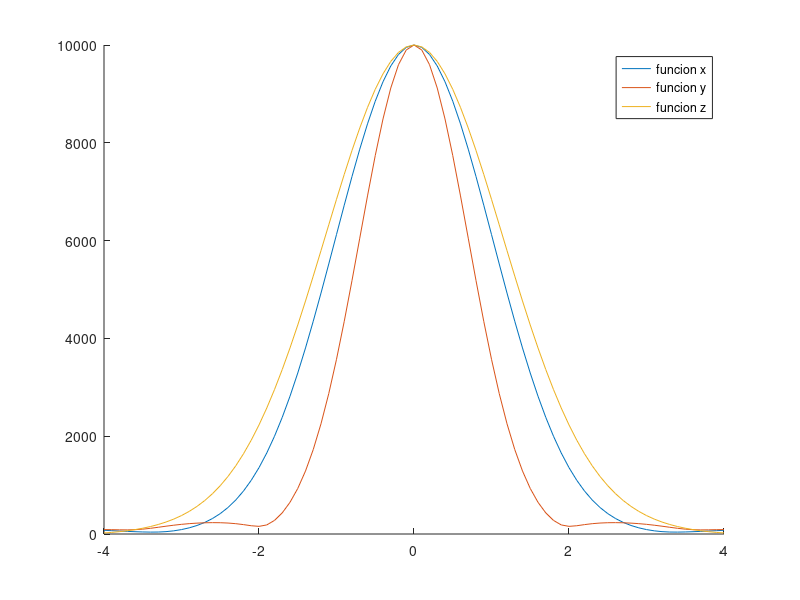
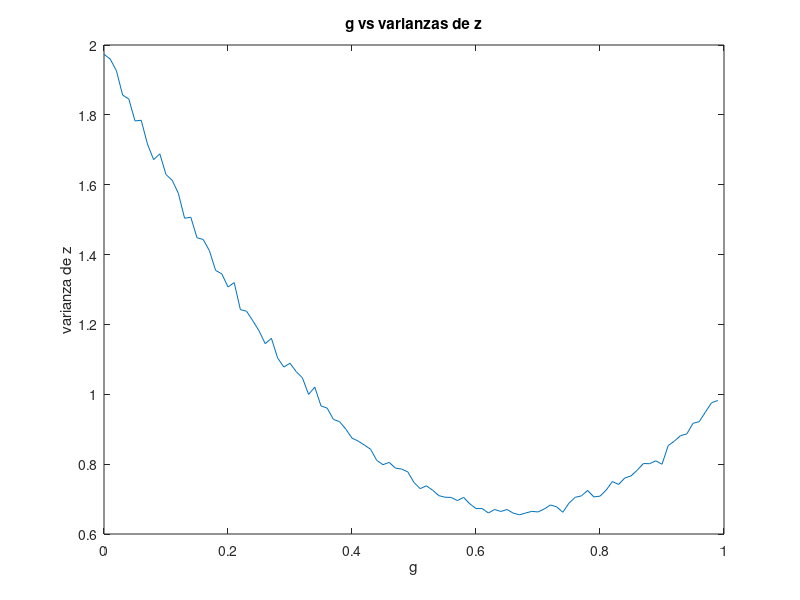

Write MATLAB code to recreate these figures, in order. (Note: this script raises an error after producing the figures.)
clc
clear all


u=5; %media
v_1=sqrt(1); %varianza 1
v_2=sqrt(2); %varianza 2
m_exp=0;
v_exp=0;
g=0.5;


x_1=normrnd(u,v_1,[10000,1]);
y_1=normrnd(u,v_2,[10000,1]);
z=x_1+(1-g)*(y_1-x_1);
m_exp=m_exp+mean(z);
v_exp=v_exp+var(z);


mu=m_exp;
var_1=v_exp;
disp(['Encontrar la media y la varianza']);
disp(['la media es: ',num2str(mu)]);
disp(['la varianza es: ',num2str(var_1)]);


s=-5:0.1:5;
s=-4:0.1:4;
fi_x=exp(j*s.*x_1);
fi_y=exp(j*s.*y_1);

fi_x=sum(fi_x,1);
fi_y=sum(fi_y,1);


fi_z = exp(j*s.*z);
fi_z=sum(fi_z,1);

figure
hold on
plot(s,abs(fi_x))
plot(s,abs(fi_y))
plot(s,abs(fi_z))
legend("funcion x","funcion y","funcion z")
hold off
saveas(gcf, 'figura.png');


%g minima
v_min=100;
v_intento=0;
g_min=0;
g=0;
c=1;

while g<=1

v_exp=0;

x_2=normrnd(u,v_1,[10000,1]);
y_2=normrnd(u,v_2,[10000,1]);
z=x_2+(1-g)*(y_2-x_2);
v_exp=var(z);

v_s(c)=v_exp;
g_s(c)=g;
g=g+0.01;
c=c+1;

end

v_min=min(v_s);
p=find(v_s==v_min);
g_min=g_s(p);
figure
plot(g_s,v_s);
title('g vs varianzas de z')
xlabel('g')
ylabel('varianza de z')
z=x_2+(1-g_min)*(y_2-x_2);

disp(['Encontrar la g para la varianza minima de z']);
disp(['El valor de g para la minima varianza es: ',num2str(g_min)]);

var_x=(v_1)^2;
var_y=2*(var_x);




disp(['Ordenar las varianzas de menor a mayor']);
disp(['Varianza de x: ',num2str(var_x)]);
disp(['Varianza de y: ',num2str(var_y)]);
disp(['Varianza de z: ',num2str(v_min)]);


figure
% Create plots.
t = tiledlayout(3,1);

ax1 = nexttile;
hist(x_1)
title(ax1,'Varianza de x')
xlim([-6 8]);

ax2 = nexttile;
hist(y_1)
title(ax2,'Varianza de y')
xlim([-6 8]);

ax3 = nexttile;
hist(z)
title(ax3,'Varianza de z')
xlim([-6 8]);

valores=[var_x,var_y,v_min];
ordenados=sort(valores)
